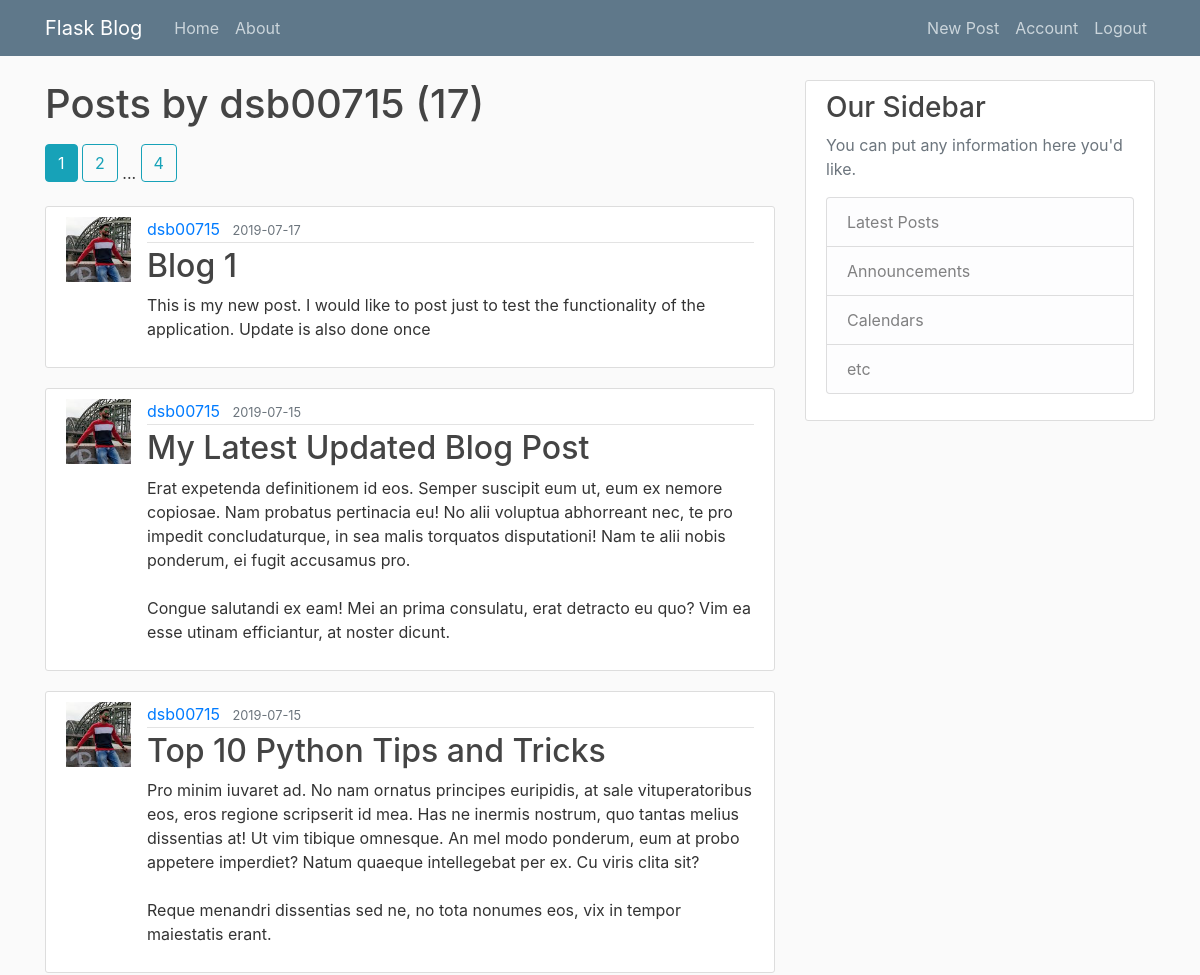
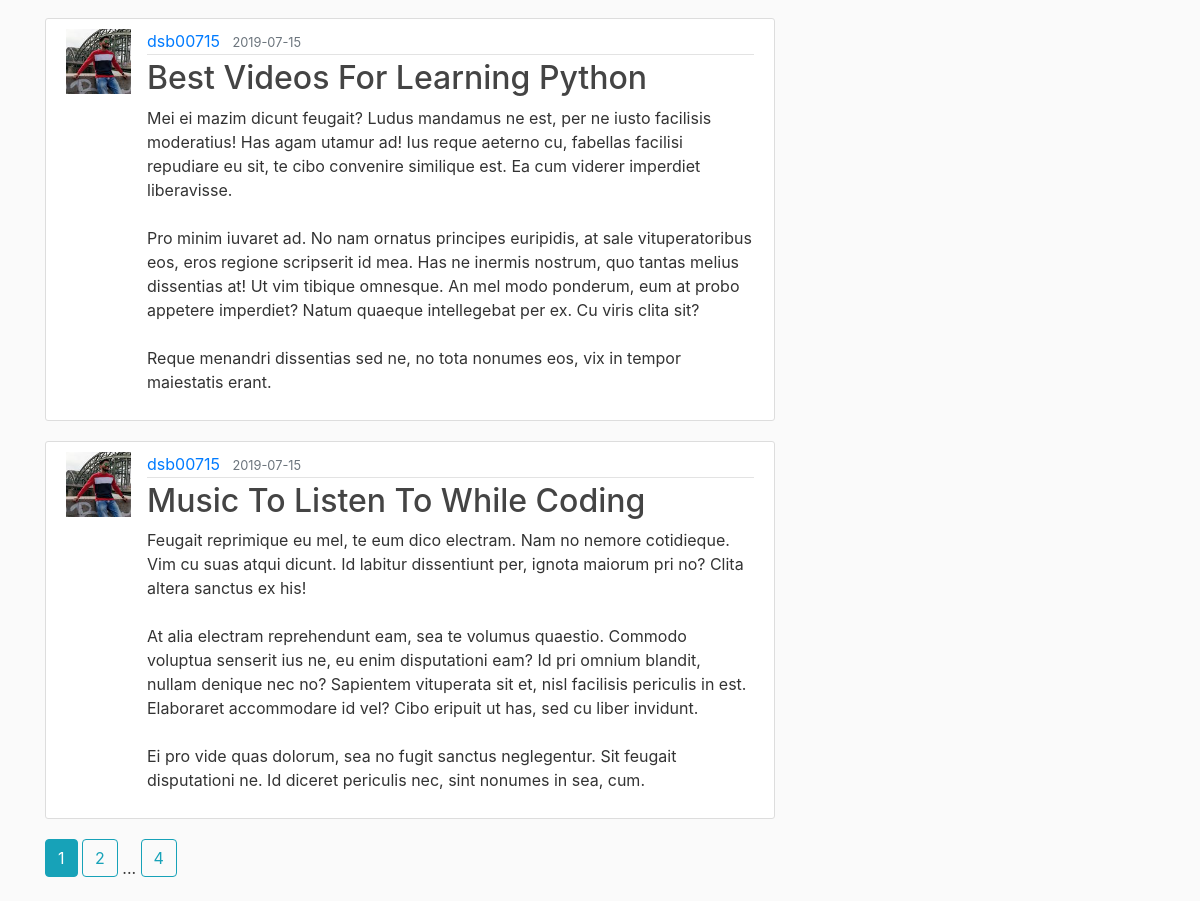
The page /user/dsb00715 (signed in) on the database its author committed (2 pictures, top to bottom).
### app/models.py (models this page shows, shortened)
class User(_db.Model, UserMixin):
    id = _db.Column(_db.Integer, primary_key=True)
    username = _db.Column(_db.String(20), unique=True, nullable=False)
    email = _db.Column(_db.String(120), unique=True, nullable=False)
    image_file = _db.Column(_db.String(20), default='default.jpg')
    password = _db.Column(_db.String(60), nullable=False)
    posts = _db.relationship('Post', backref='author', lazy=True)

class Post(_db.Model):
    id = _db.Column(_db.Integer, primary_key=True)
    title = _db.Column(_db.String(100), nullable=False)
    date_posted = _db.Column(_db.DateTime, nullable=False, default=datetime.utcnow)
    content = _db.Column(_db.Text, nullable=False)
    user_id = _db.Column(_db.Integer, _db.ForeignKey('user.id'), nullable=False)

### app/Users/routes.py (the view)
@users.route('/user/<string:username>')
def user_post(username):
    page = request.args.get('page', 1, type=int)
    user = User.query.filter_by(username=username).first_or_404()
    posts = Post.query.filter_by(author=user)\
        .order_by(Post.date_posted.desc())\
        .paginate(page=page, per_page=5)
    return render_template('user_posts.html', posts=posts, user=user)

### app/models.py (called while the page is built)
@login_manager.user_loader
def load_user(user_id):
    return User.query.get(int(user_id))

### app/templates/user_posts.html
<!DOCTYPE html>
{% extends "layout.html" %}
{% block content %}
    <h1 class="mb-3">Posts by {{ user.username }} ({{ posts.total }})</h1>
    {% include "pagination.html" %}
    {% for post in posts.items %}
        <article class="media content-section">
            <img class="rounder-circle article-img"
                 src="{{ url_for('static', filename='profile_pics/' + post.author.image_file) }}" alt="">
            <div class="media-body">
                <div class="article-metadata">
                    <a class="mr-2" href="{{ url_for('users.user_post', username=post.author.username) }}">{{ post.author.username }}</a>
                    <small class="text-muted">{{ post.date_posted.strftime('%Y-%m-%d') }}</small>
                </div>
                <h2><a class="article-title" href="{{ url_for('posts.post', post_id=post.id) }}">{{ post.title }}</a></h2>
                <p class="article-content">{{ post.content }}</p>
            </div>
        </article>
    {% endfor %}
    {% include "pagination.html" %}
{% endblock content %}

### app/static/main.css (style rules this page uses)
body { background: #fafafa; color: #333333; margin-top: 5rem; }
h1, h2, h3, h4, h5, h6 { color: #444444; }
.content-section { background: #ffffff; padding: 10px 20px; border: 1px solid #dddddd; border-radius: 3px; margin-bottom: 20px; }
.article-title { color: #444444; }
.article-content { white-space: pre-line; }
.article-img { height: 65px; width: 65px; margin-right: 16px; }
.article-metadata { padding-bottom: 1px; margin-bottom: 4px; border-bottom: 1px solid #e3e3e3 }

### rows shown on the page
User: username "dsb00715"
Post: image_file (picture), author.username "dsb00715", date_posted "2019-07-17", title "Blog 1", content "This is my new post. I would like to post just to test the functionality of the application. Update is also done once"
Post: image_file (picture), author.username "dsb00715", date_posted "2019-07-15", title "My Latest Updated Blog Post", content "Erat expetenda definitionem id eos. Semper suscipit eum ut, eum ex nemore copiosae. Nam probatus pertinacia eu! No alii voluptua abhorreant nec, te pro impedit concludaturque, in sea malis torquatos disputationi! Nam te alii nobis ponderum, ei fugit accusamus pro. Congue salutandi ex eam! Mei an prima consulatu, erat detracto eu quo? Vim ea esse utinam efficiantur, at noster dicunt."
Post: image_file (picture), author.username "dsb00715", date_posted "2019-07-15", title "Top 10 Python Tips and Tricks", content "Pro minim iuvaret ad. No nam ornatus principes euripidis, at sale vituperatoribus eos, eros regione scripserit id mea. Has ne inermis nostrum, quo tantas melius dissentias at! Ut vim tibique omnesque. An mel modo ponderum, eum at probo appetere imperdiet? Natum quaeque intellegebat per ex. Cu viris clita sit? Reque menandri dissentias sed ne, no tota nonumes eos, vix in tempor maiestatis erant."
Post: image_file (picture), author.username "dsb00715", date_posted "2019-07-15", title "Best Videos For Learning Python", content "Mei ei mazim dicunt feugait? Ludus mandamus ne est, per ne iusto facilisis moderatius! Has agam utamur ad! Ius reque aeterno cu, fabellas facilisi repudiare eu sit, te cibo convenire similique est. Ea cum viderer imperdiet liberavisse. Pro minim iuvaret ad. No nam ornatus principes euripidis, at sale vituperatoribus eos, eros regione scripserit id mea. Has ne inermis nostrum, quo tantas melius dissentias at! Ut vim tibique omnesque. An mel modo ponderum, eum at probo appetere imperdiet? Natum quaeque intellegebat per ex. Cu viris clita sit? Reque menandri dissentias sed ne, no tota nonumes eos, vix in tempor maiestatis erant."
Post: image_file (picture), author.username "dsb00715", date_posted "2019-07-15", title "Music To Listen To While Coding", content "Feugait reprimique eu mel, te eum dico electram. Nam no nemore cotidieque. Vim cu suas atqui dicunt. Id labitur dissentiunt per, ignota maiorum pri no? Clita altera sanctus ex his! At alia electram reprehendunt eam, sea te volumus quaestio. Commodo voluptua senserit ius ne, eu enim disputationi eam? Id pri omnium blandit, nullam denique nec no? Sapientem vituperata sit et, nisl facilisis periculis in est. Elaboraret accommodare id vel? Cibo eripuit ut has, sed cu liber invidunt. Ei pro vide quas dolorum, sea no fugit sanctus neglegentur. Sit feugait disputationi ne. Id diceret periculis nec, sint nonumes in sea, cum."

### other values the page prints
{{ posts.total }} "17"
{{ page_num }} "1" "1"
{{ page_num }} "2" "4" "2" "4"
